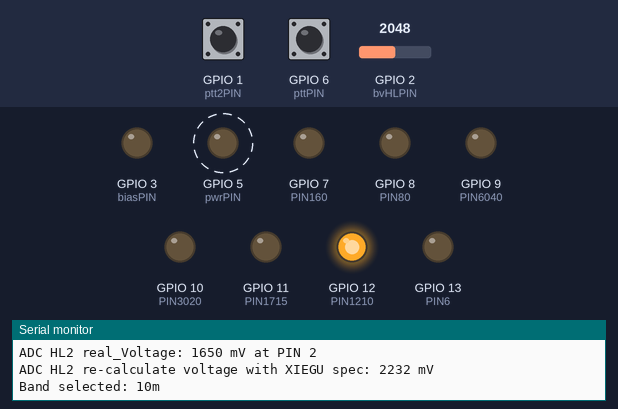
Simulated run of this sketch. Board: ESP32-S3. On the bench: output pins drawn as LEDs (lit = HIGH), the last lines printed to the serial monitor. Dashed ring = blinking. The inputs (shaded band) are chosen by the test bench; at power-on: GPIO 2 (bvHLPIN) = 2048, GPIO 1 (ptt2PIN) HIGH, GPIO 6 (pttPIN) HIGH (analog values on the 0–4095 scale). Pins used as bus, display or sensor lines are not drawn.

Above: at 5.1 s.
5.2 s: GPIO 2 (bvHLPIN) set to 1850
7.1 s: GPIO 2 (bvHLPIN) set to 1760
At 8.3 s:
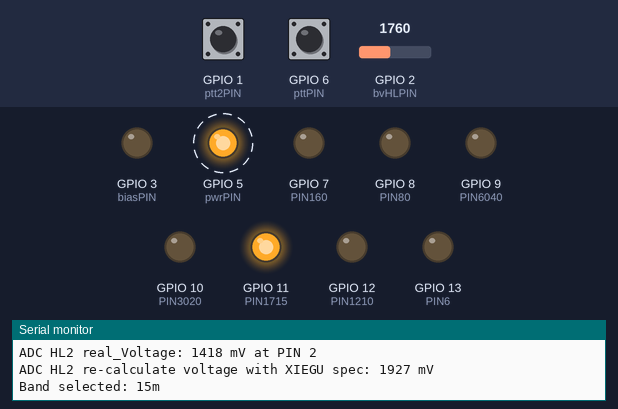
10.1 s: GPIO 1 (ptt2PIN) pulled LOW for 0.15 s
At 10.2 s:
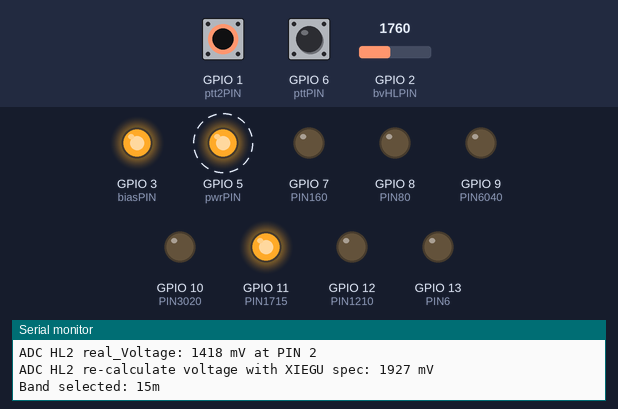
13.1 s: GPIO 6 (pttPIN) pulled LOW for 0.15 s
At 14.4 s:
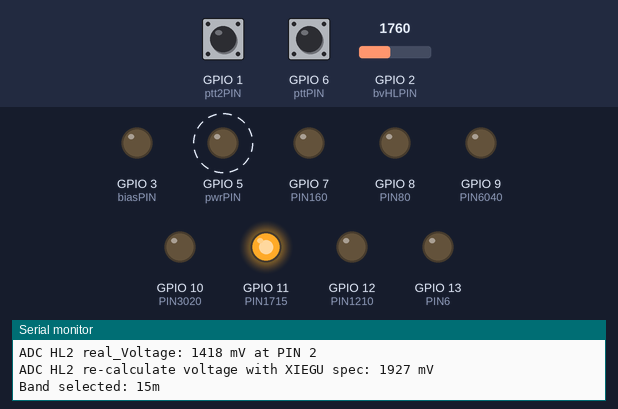
16.1 s: GPIO 2 (bvHLPIN) set to 1389
19.1 s: GPIO 2 (bvHLPIN) set to 1282
At 20.6 s:
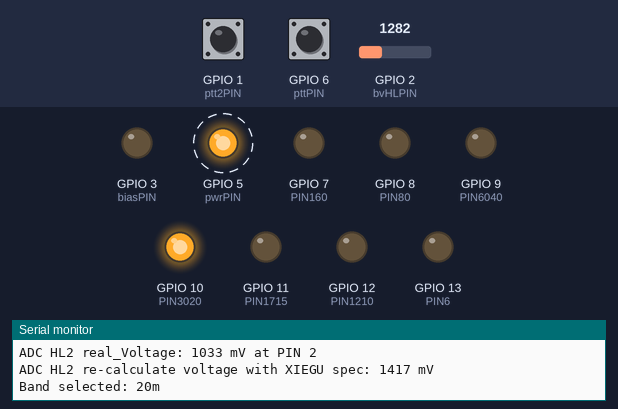
Timing chart, 0 to 23.1 s (numbered marks = the images above; inputs shaded):
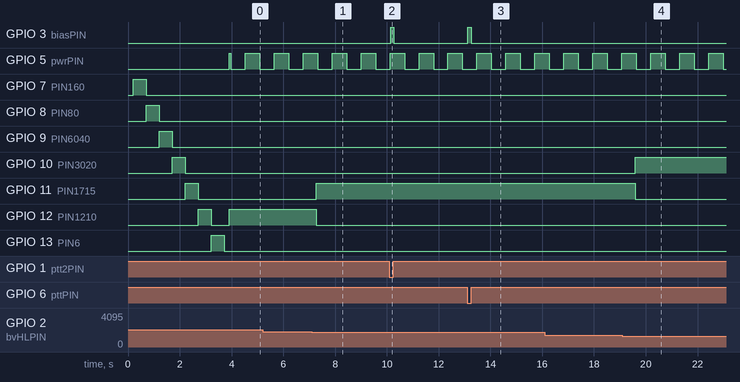

The sketch:

NepControl100W.ino
```cpp
// (licence header left out)
// define only if want using the dashboard and WiFi => don't forget to define WiFi credentials in config.h !!!
// #define DASHBOARD

// system libraries installed from the Arduino IDE
#ifdef DASHBOARD
#include <WiFi.h>              // activate WiFi with ESP32
#include "time.h"              // time stuff
#include <AsyncTCP.h>          // requirement for the webserver
#include <ESPAsyncWebServer.h> // webserver and websockets
#include <Arduino_JSON.h>      // add JSON data handling
#endif

// read global project config
#include "config.h"

// other includes
#include "onboard_LED.h"        // control the onboard LED

#ifdef DASHBOARD
#include "wlan.h"               // own WiFi stuff
#include "webpage.h"            // webpage used by webserver as startpage
#endif

#include "bv.h"                 // own bandvoltage stuff

#ifdef DASHBOARD
#include "wsserver.h"           // own webserver and websocket stuff
#endif

//-----------------------------------------------------------------------------------------
// init all UARTs
void init_UARTs() {
  Serial.end();                                 // 1 = means full terminate
  delay(100);
  Serial.begin(115200);                              // initialize internal UART0 with 115200/8N1
  Serial.println("Serial0 TXD is on pin: "+String(TX));
  Serial.println("Serial0 RXD is on pin: "+String(RX));
}
//-----------------------------------------------------------------------------------------

//-----------------------------------------------------------------------------------------
// init ESP32 PINs for digital in/out, the PINs are defined further up
void init_GPIO() {
  pinMode(pttPIN, INPUT_PULLUP);    // PIN input from the PTT line at RCA Socket, LOW ACTIVE with internal PullUp activated for reliable detection
  pinMode(ptt2PIN, INPUT_PULLUP);   // PIN input from the Sub-D socket, LOW ACTIVE with internal PullUp activated for reliable detection
  // pinMode(pttPIN, INPUT);        // PIN input from the PTT line, LOW ACTIVE without using internal PullUp
  pinMode(biasPIN, OUTPUT);         // PIN output BIAS
  pinMode(pwrPIN, OUTPUT);          // PIN output Power ON
  pinMode(txPIN, OUTPUT);           // PIN output for RX/TX relais
  pinMode(PIN160, OUTPUT);          // PIN output for RX/TX relais
  pinMode(PIN80, OUTPUT);           // PIN output for RX/TX relais
  pinMode(PIN6040, OUTPUT);         // PIN output for RX/TX relais
  pinMode(PIN3020, OUTPUT);         // PIN output for RX/TX relais
  pinMode(PIN1715, OUTPUT);         // PIN output for RX/TX relais
  pinMode(PIN1210, OUTPUT);         // PIN output for RX/TX relais
  pinMode(PIN6, OUTPUT);            // PIN output for RX/TX relais
}
//-----------------------------------------------------------------------------------------

//-----------------------------------------------------------------------------------------
// init the ESP32 ADC input for measure the bandvoltage come from HL2
void init_ADCs() {
  adcAttachPin(bvHLPIN);
  analogReadResolution(12);                  // 12bit = 0 – 4095, 11bit = 0 - 2047
  // ESP32 ADC ranges depends of selected attenuation, default is 11db attenuation for maximum voltage range
  //   0db 100mV ~  950mV
  // 2.5db 100mV ~ 1250mV
  //   6db 150mV ~ 1750mV
  //  11db 150mV ~ 3100mV
  analogSetPinAttenuation(bvHLPIN, ADC_11db); // select ATT 11db (default)
}
//-----------------------------------------------------------------------------------------

//-----------------------------------------------------------------------------------------
// clear the LPF state complete, all relais OFF
void clear_LPF() {
  // set all LPF GPIO 7-13 off/low
  for (int i = PIN160; i <= PIN6; i++) {
    digitalWrite(i,0);
  }
}
//-----------------------------------------------------------------------------------------

//-----------------------------------------------------------------------------------------
// test the LPF complete, all LPF relais 1x ON => wait 500ms => and OFF
void test_LPF() {
  // set all LPF GPIO 7-13 off/low
  for (int i = PIN160; i <= PIN6; i++) {
    digitalWrite(i,1);
    delay(500);
    digitalWrite(i,0);
  }
}
//-----------------------------------------------------------------------------------------

//-----------------------------------------------------------------------------------------
// clear TX state independ from PTT line, RX/TX relais to RX/bypass and MOSFET BIAS off
void clear_TX() {
  digitalWrite(biasPIN,0);
  digitalWrite(txPIN,0);
}
//-----------------------------------------------------------------------------------------

//-----------------------------------------------------------------------------------------
// set the POWER ON LED on/off
void pwr_LED(bool state) {
  if (state) {
    digitalWrite(pwrPIN,state);
  } else {
    digitalWrite(pwrPIN,state);
  }
}
//-----------------------------------------------------------------------------------------

//-----------------------------------------------------------------------------------------
// get band as numeric from the input bandvoltage of HL2
int calc_Band(int mV) {
  int band;

  if (mV <= 345) { band = 160; };
  if (mV > 345) { band = 80; };
  if (mV > 575) { band = 60; };
  if (mV > 805) { band = 40; };
  if (mV > 1035) { band = 30; };
  if (mV > 1265) { band = 20; };
  if (mV > 1495) { band = 17; };
  if (mV > 1725) { band = 15; };
  if (mV > 1955) { band = 12; };
  if (mV > 2185) { band = 10; };
  if (mV > 2415) { band = 6; };

  #ifdef DEBUG_ADC
  Serial.print("Band selected: ");Serial.print(band); Serial.println("m");
  #endif

  return band;
}
//-----------------------------------------------------------------------------------------

//-----------------------------------------------------------------------------------------
// set LPF to the selected band
void set_LPF(int selBand) {
  // first set all LPF GPIO 7-13 off/low so we have a clear LPF start state
  int i;
  for (int i = PIN160; i <= PIN6; i++) {
    digitalWrite(i,0);
  }

/*
some bands are combined and use the same LPF
Band: 160m  , 80m  , 60m+40m, 30m+20m, 17m+15m, 12m+10m, 6m
Var : PIN160, PIN80, PIN6040, PIN3020, PIN1715, PIN1210, PIN6
PIN : 7     , 8    , 9      , 10     , 11     , 12     , 13
*/
  switch (selBand) {
    case 160:
      digitalWrite(PIN160,1);   // set LPF 160m
    break;
    case 80:
      digitalWrite(PIN80,1);    // set LPF 80m
    break;
    case 60:
      digitalWrite(PIN6040,1);  // set LPF 60m
    break;
    case 40:
      digitalWrite(PIN6040,1);  // set LPF 40m
    break;
    case 30:
      digitalWrite(PIN3020,1);  // set LPF 30m
    break;
    case 20:
      digitalWrite(PIN3020,1);  // set LPF 20m
    break;
    case 17:
      digitalWrite(PIN1715,1);  // set LPF 17m
    break;
    case 15:
      digitalWrite(PIN1715,1);  // set LPF 15m
    break;
    case 12:
      digitalWrite(PIN1210,1);  // set LPF 12m
    break;
    case 10:
      digitalWrite(PIN1210,1);  // set LPF 10m
    break;
    case 6:
      digitalWrite(PIN6,1);     // set LPF 6m
    break;
    default:
      // emergency procedure if no valid band detected
      digitalWrite(biasPIN,0);                                    // bias off
      digitalWrite(txPIN,0);                                      // RX/TX relais to RX
      for (int i = PIN160; i <= PIN6; i++) { digitalWrite(i,0); } // set all LPF relais off
  }
}
//-----------------------------------------------------------------------------------------

//-----------------------------------------------------------------------------------------
// set Amp to TX
void amp_TX() {
    digitalWrite(txPIN,1);    // switch RX/TX relais to TX
    delay(G_PTTDelay);        // wait shortly before bias switch on
    digitalWrite(biasPIN,1);  // set bias switch on for power up the MOSFETs
}
//-----------------------------------------------------------------------------------------

//-----------------------------------------------------------------------------------------
// set Amp to RX
void amp_RX() {
    digitalWrite(biasPIN,0);  // switch MOSFET bias OFF
    digitalWrite(txPIN,0);    // switch RX/TX relais to RX/bypass
}
//-----------------------------------------------------------------------------------------

//-----------------------------------------------------------------------------------------
void setup() {
// run once at startup of the ESP32
setLED("off");          // onboard LED off
setLED("b");            // set onboard LED to blue

init_UARTs();           // init UARTs

Serial.println(VERSION);              // print Version
Serial.print("This application is using ESP-SDK: "); Serial.println(ESP.getSdkVersion());
#ifdef DASHBOARD
Serial.println("WiFi & Dashboard ENABLED");
#else
Serial.println("WiFi & Dashboard DISABLED");
#endif

init_GPIO();            // init GPIOs
init_ADCs();            // init ADCs

pwr_LED(0);             // set PowerLED off

#ifdef DASHBOARD
init_WLAN();                                   // init WiFi
configTime(0, 0, ntpServer);                   // get time from NTP server
setenv("TZ", "CET-1CEST,M3.5.0,M10.5.0/3", 1); // for your TZ look here https://github.com/nayarsystems/posix_tz_db/blob/master/zones.csv
tzset();                                       // set correct timezone
printLocalTime();
#endif

clear_TX();             // clear state RX/TX relais and bias off
test_LPF();             // test 1x at POWER ON all LPF relais
clear_LPF();            // clear state of LPF
delay(200);             // wait 200ms
pwr_LED(1);             // set PowerLED on

#ifdef DASHBOARD
/*
     init webserver and websockets stuff
*/
initWebSocket();        // init websocket

// define webserver root
server.on("/", HTTP_GET, [](AsyncWebServerRequest *request){request->send_P(200, "text/html", index_html);});

// Start webserver
server.begin();
#endif

}
//-----------------------------------------------------------------------------------------


//-----------------------------------------------------------------------------------------
void loop() {
  // main program, run repeatedly as loop
  bool PTTState;
  bool PTT2State;

  PTTState = !digitalRead(pttPIN);    // read PTT input line at GPIO input PIN and negotiate it, because PTT line of PA is Low active: RX=H TX=L
  PTT2State = !digitalRead(ptt2PIN);

  /*
  For understand the switch/control logic, first have a look in the schematic of the Neptune 100W PA,
  you can all get from here: https://www.60dbm.com/product/100-watt-hf-6m-power-amplifier-for-yaesu-ft-817-icom-ic-703-705-elecraft-kx3-automatic-band-switching/

  main function for control the PA depend from the incoming PTT line
  PTT, follow the input signal "ptt" at J4 RCA:
  Beware ! PTT line is low active: L = PTT ON, H = PTT OFF

  BIAS:
  The bias for the MOSFETs is controlled by U1 [LP2951-ADJ] with the PIN 3 SHUTDOWN with signal "bias on/off"
  - we use a transisistor BC547C for switching bias with its collector-emitter line
  - the base from the BC547C is connected via 1k resistor to the GPIO PIN of the ESP32
  BIAS off = SHUTDOWN PIN at U1 is set to +3.3V
  BIAS on  = SHUTDOWN PIN at U1 need set to GND

  All relais include the LPF relais are switched by IC1 [TBD62783AFNG], because they are all 12V relais
  RX/TX relais, follow the signal "BFR":
  - set GPIO to H means relais is in TX state
  - set GPIO to L means relais is in RX/bypass state

  If RX/TX relais is set to RX/bypass the bias for the MOSFETs should be OFf too !
    No TX - no BIAS on !

  All together, Low means 0V/GND, High means +3.3V level:
  TX => PTT input line set Low / BIAS ON set U1 PIN3 Low / RX/TX relais ON = set GPIO to High
  RX => PTT input line set High / BIAS OFF set U1 PIN3 High / RX/TX relais OFF = set GPIO to Low
  */

  // MAIN PA CONTROL
  if(PTTState || PTT2State) {
    amp_TX(); // Amp ON
  } else {
    amp_RX(); // Amp OFF
  }

  // here we using an exact timer with millis(), time is defined with timerDelay
  if ((millis() - lastTime) > timerDelay) {

    // debug output if needed
    #ifdef DEBUG_STATE
    Serial.print("PTT_RCA: ");Serial.print(PTTState);
    Serial.print(" | PTT_2: ");Serial.print(PTT2State);
    Serial.print(" | BIAS: ");Serial.print(digitalRead(biasPIN));
    Serial.print(" | TX Relais: ");Serial.println(digitalRead(txPIN));
    #endif

    G_bandcode = calc_Band(Read_BV(bvHLPIN)); // read bandvoltage from the HL2

    // switch LPF only if RX at both PTT lines
    if (!PTTState && !PTT2State) {
      set_LPF(G_bandcode);
    }

    #ifdef DASHBOARD
     // sending to browser via websocket
    String sensorReadings = getSensorReadings();
    notifyClients(sensorReadings);                // update webpage in realtime with websockets
    #endif

    // gimmick: blinking LEDs as heartbeat visualisation to show the running program is alive
    if (G_LEDState) {
      setLED("g");             // onboard LED green
      pwr_LED(G_LEDState);
    } else {
      setLED("r");             // onboard LED red
      pwr_LED(G_LEDState);
    }
    G_LEDState = !G_LEDState;  // negotiate LED state for the next loop run, we want a blinking LED :-)

  lastTime = millis();
  }
    #ifdef DASHBOARD
    ws.cleanupClients();
    #endif
}
//-----------------------------------------------------------------------------------------
```

bv.h
```cpp
//----------------------------------------------------------------------------------------------
// bandvoltage stuff
//----------------------------------------------------------------------------------------------

//-----------------------------------------------------------------------------------------
// read from ADC connected to HL2 band voltage (via 4.7k from bandvoltage PIN and 10uF against GND at the HL2)
// put an 100nF capacitor near ESP32 ADC input against GND as RF protection
int Read_BV(int PIN) {
  int mV = 0;
  int Xiegu_mV = 0;

  for(int8_t i=1; i<=16; i++) {            // we measure 16x the bandvoltage from ADC input
    mV += analogReadMilliVolts(PIN);       // this function analogReadMilliVolts() works only with ESP32-S3
  }
  mV /= 16;                                // and form an average value

  #ifdef DEBUG_ADC
  Serial.print("ADC HL2 real_Voltage: "); Serial.print(mV);Serial.print(" mV at PIN "); Serial.println(PIN);
  #endif

  if (mV > 0) {
    /*
    The build-in ADC of the ESP32 are not the best, that's a known issue. But good enough for the bandvoltage measurement.
    We get the real voltage from the HL2 at it's bandvoltage output, BUT calculate this new,
    so that the results are compatible with the bandvoltages used by the XIEGU XPA125B PA.
    That's why I wrote the bandvoltage routines original for the XIEGU XPA125B and not for the Neptune.
    I don't want change this. The calculated values differ from the real voltages at the HL2 output you measure there.
    If you want use the real values from the HL2 you need to change the calc_Band() function as you need and comment out the calc_mV formula.
    */
    Xiegu_mV = (-0.00002*pow(mV, 2))+(1.375*mV)+18; // convert the bandvoltage from actually measured values of HL2 to XIEGU protocol (with 470k against GND at the ADC input)
    #ifdef DEBUG_ADC
    Serial.print("ADC HL2 re-calculate voltage with XIEGU spec: "); Serial.print(Xiegu_mV); Serial.println(" mV");
    #endif
    // return mV;      // return real value if not using recalculating bandvoltage
    return Xiegu_mV;    // return value with recalculating with the XIEGU specification
  } else {
    // return mV;      // return real value if not using recalculating bandvoltage
    return Xiegu_mV;    // return value with recalculating with the XIEGU specification
  }
}
//-----------------------------------------------------------------------------------------
```

onboard_LED.h
```cpp
//----------------------------------------------------------------------------------------------
//    stuff for using the onboard LED of the ESP32-S3 Zero
//----------------------------------------------------------------------------------------------

// define things for onboard LED at GPIO PIN 21 (fix)

//-----------------------------------------------------------------------------------------
void setLED(const char *color) {
      const int LED_intensity = 10; // between 1..255
      if (color == "b") {
        neopixelWrite(ledPIN,0,0,LED_intensity); // LED blue, order GRB, not RGB !!!
      } else if (color == "r") {
        neopixelWrite(ledPIN,0,LED_intensity,0); // LED red, order GRB, not RGB !!!
      } else if (color == "g") {
        neopixelWrite(ledPIN,LED_intensity,0,0); // LED green, order GRB, not RGB !!!
      } else {
        neopixelWrite(ledPIN,0,0,0);              // LED off, order GRB, not RGB !!!
      }
  delay(50);                                      // delay after switch LED
}
//-----------------------------------------------------------------------------------------
```

Source omitted: config.h (3154 bytes)

Measured:
- the behaviour switches between 1787 and 1786 on GPIO 2 (bvHLPIN) (found by bisection; images 0 and 1)
- the behaviour switches between 1357 and 1356 on GPIO 2 (bvHLPIN) (found by bisection; images 3 and 4)
- after the input at 7.1 s, GPIO 11 (PIN1715): LOW → HIGH after 0.18 s; GPIO 12 (PIN1210): HIGH → LOW after 0.18 s
- after the input at 10.1 s, GPIO 3 (biasPIN): LOW → HIGH at once, → LOW 0.12 s later
- after the input at 13.1 s, GPIO 3 (biasPIN): LOW → HIGH at once, → LOW 0.14 s later
- after the input at 19.1 s, GPIO 10 (PIN3020): LOW → HIGH after 0.49 s; GPIO 11 (PIN1715): HIGH → LOW after 0.49 s
- by itself, GPIO 5 (pwrPIN): alternates HIGH for 0.56 s and LOW for 0.56 s
